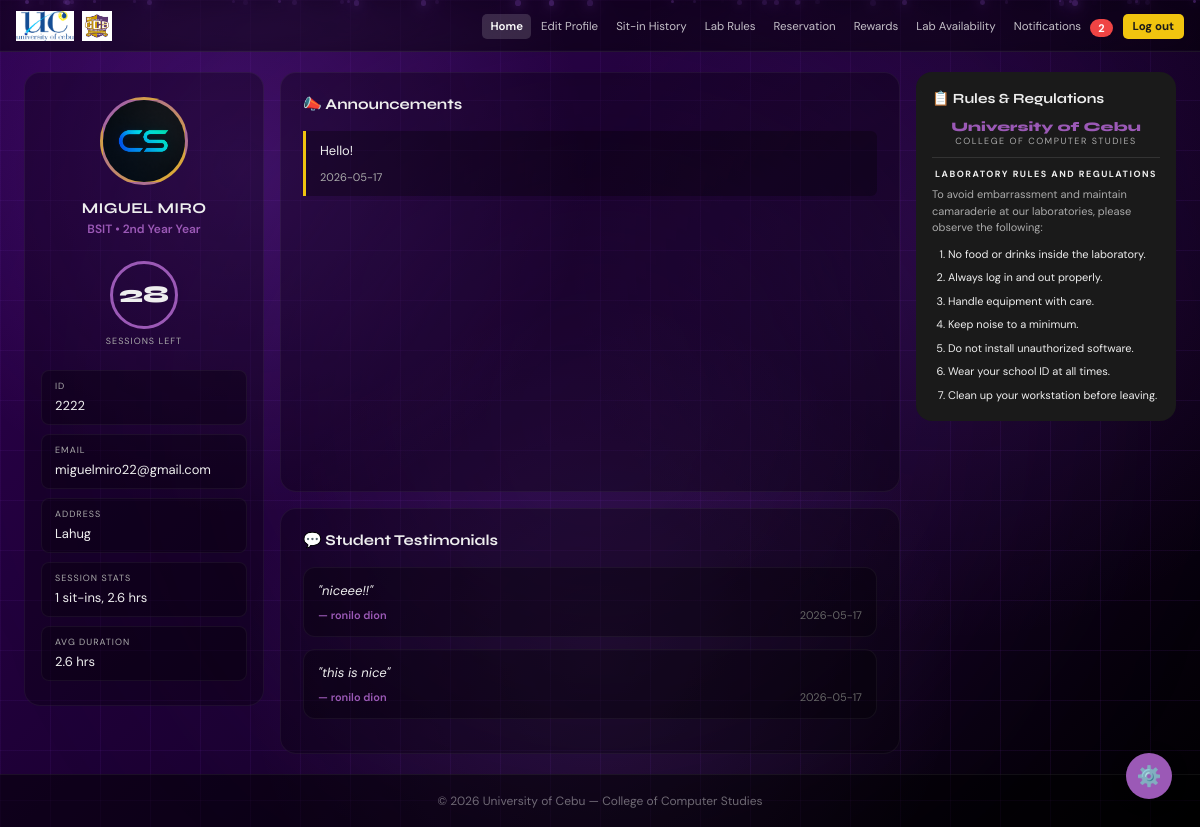
/student (signed in), run on an earlier commit of the app's database.
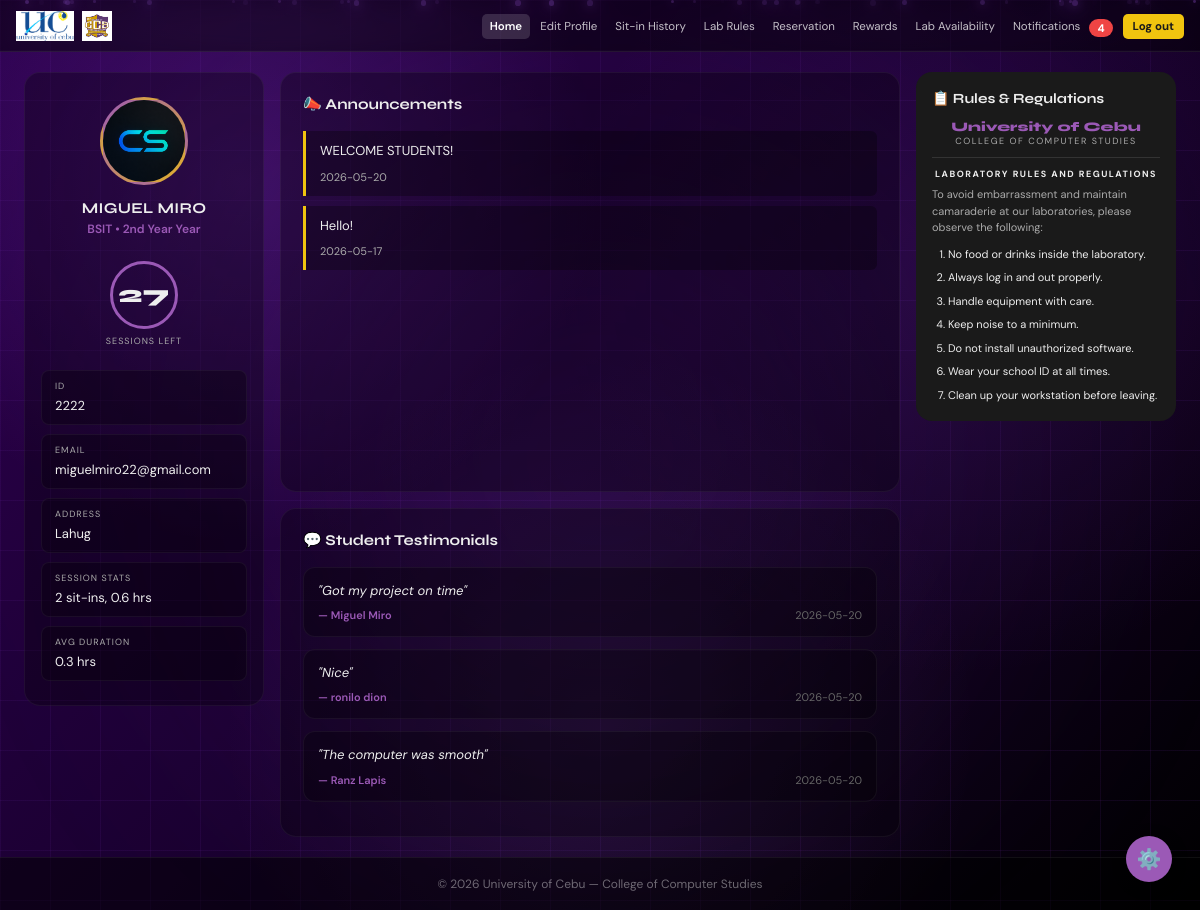
And on a later commit of the database.
### tables this page shows
CREATE TABLE users (
        id INTEGER PRIMARY KEY AUTOINCREMENT,
        idnum TEXT NOT NULL UNIQUE,
        lastname TEXT NOT NULL,
        firstname TEXT NOT NULL,
        midname TEXT,
        email TEXT NOT NULL UNIQUE,
        course TEXT NOT NULL,
        level TEXT NOT NULL,
        address TEXT NOT NULL,
        password TEXT NOT NULL,
        sessions INTEGER NOT NULL DEFAULT 30,
        photo TEXT DEFAULT NULL
    );

CREATE TABLE announcements (
        id INTEGER PRIMARY KEY AUTOINCREMENT,
        content TEXT NOT NULL,
        date TEXT NOT NULL DEFAULT (DATE('now'))
    );

CREATE TABLE feedback (
        id INTEGER PRIMARY KEY AUTOINCREMENT,
        idnum TEXT NOT NULL,
        name TEXT NOT NULL,
        message TEXT NOT NULL,
        lab TEXT,
        date TEXT NOT NULL DEFAULT (DATE('now'))
    , pc_id INTEGER);

CREATE TABLE lab_rules (
        id INTEGER PRIMARY KEY AUTOINCREMENT,
        rule TEXT NOT NULL,
        created TEXT NOT NULL DEFAULT (DATE('now'))
    );

### app.py (the view)
@app.route('/student')
def student_home():
    if not student_required():
        return redirect(url_for('login'))
    conn = get_db()
    student = conn.execute('SELECT * FROM users WHERE id=?', (session['user_id'],)).fetchone()
    stats = conn.execute('''SELECT COUNT(*) as total,
                            SUM((julianday(time_out||':00') - julianday(time_in||':00'))*24) as hours
                            FROM sitin_reports WHERE idnum=? AND time_in!="" AND time_out!=""''',
                         (student['idnum'],)).fetchone()
    total_sessions = stats['total'] or 0
    total_hours = round(stats['hours'] or 0, 2)
    avg_duration = round(total_hours / total_sessions, 2) if total_sessions else 0
    announcements = conn.execute('SELECT * FROM announcements ORDER BY id DESC').fetchall()
    lab_rules = conn.execute('SELECT * FROM lab_rules ORDER BY id').fetchall()
    testimonials = conn.execute('SELECT * FROM feedback ORDER BY id DESC LIMIT 5').fetchall()
    conn.close()
    return render_template('student/home.html',
                           student=student,
                           announcements=announcements,
                           lab_rules=lab_rules,
                           testimonials=testimonials,
                           total_sessions=total_sessions,
                           total_hours=total_hours,
                           avg_duration=avg_duration)

### app.py (called while the page is built, shortened)
def get_db():
    conn = sqlite3.connect(os.path.join(BASE_DIR, 'database.db'))
    conn.row_factory = sqlite3.Row
    return conn

@app.before_request
def csrf_protect():
    if 'csrf_token' not in session:
        session['csrf_token'] = secrets.token_hex(16)
    if request.method == "POST":
        token = session.get('csrf_token', '')
        form_token = request.form.get('csrf_token', '')
        if not token or token != form_token:
            flash('Invalid request. Please try again.', 'error')
            return redirect(request.url)

@app.context_processor
def inject_unread_count():
    if 'user_id' in session and session.get('role') == 'student':
        conn = get_db()
        count = conn.execute('''
            SELECT COUNT(*) FROM notifications
            WHERE is_read = 0 AND (idnum = ? OR idnum = 'global')
        ''', (session['user_idnum'],)).fetchone()[0]
        conn.close()
        return dict(unread_count=count)

def student_required():
    return 'user_id' in session and session.get('role') == 'student'

### templates/student/home.html (shortened to what this page needs)
<!DOCTYPE html>
<html lang="en" data-theme="dark">
<head>
  <link rel="stylesheet" href="{{ url_for('static', filename='style.css') }}" />
  <link href="https://cdnjs.cloudflare.com/ajax/libs/toastr.js/latest/toastr.min.css" rel="stylesheet"/>
</head>
<body>
  <nav>
    <div class="nav-left">
      <img src="{{ url_for('static', filename='uclogo.png') }}" alt="UC" class="nav-logo" />
      <img src="{{ url_for('static', filename='ccsmainlogo.png') }}" alt="CCS" class="nav-logo" />
    </div>
    <ul class="nav-links">
      <li><a href="{{ url_for('student_home') }}" class="active">Home</a></li>
      <li><a href="{{ url_for('student_profile') }}">Edit Profile</a></li>
      <li><a href="{{ url_for('student_history') }}">Sit-in History</a></li>
      <li><a href="{{ url_for('student_labrules') }}">Lab Rules</a></li>
      <li><a href="{{ url_for('student_reservation') }}">Reservation</a></li>
      <li><a href="{{ url_for('student_rewards') }}">Rewards</a></li>
      <li><a href="{{ url_for('student_lab_availability') }}">Lab Availability</a></li>
      <li>
        <a href="{{ url_for('student_notifications') }}">
          Notifications
          {% if unread_count > 0 %}
            <span class="notification-badge">{{ unread_count }}</span>
          {% endif %}
        </a>
      </li>
      <li><a href="{{ url_for('logout') }}" class="btn-nav-logout">Log out</a></li>
    </ul>
  </nav>
  <main>
    <div class="home-grid">
      <div class="profile-card">
        <div class="profile-avatar">
          {% if student['photo'] %}
            <img src="{{ url_for('static', filename='uploads/' + student['photo']) }}" alt="Photo" />
          {% else %}
            {{ student['firstname'][0] }}{{ student['lastname'][0] }}
          {% endif %}
        </div>
        <p class="profile-name">{{ student['firstname'].upper() }} {{ student['lastname'].upper() }}</p>
        <p class="profile-sub">{{ student['course'] }} &bull; {{ student['level'] }} Year</p>
        <div class="sessions-badge"><span class="num">{{ student['sessions'] }}</span></div>
        <p class="sessions-label">Sessions Left</p>
        <div class="info-row"><span class="lbl">ID</span><span class="val">{{ student['idnum'] }}</span></div>
        <div class="info-row"><span class="lbl">Email</span><span class="val">{{ student['email'] }}</span></div>
        <div class="info-row"><span class="lbl">Address</span><span class="val">{{ student['address'] }}</span></div>
        <div class="info-row"><span class="lbl">Session Stats</span><span class="val">{{ total_sessions }} sit-ins, {{ total_hours }} hrs</span></div>
        <div class="info-row"><span class="lbl">Avg Duration</span><span class="val">{{ avg_duration }} hrs</span></div>
      </div>
      <div class="center-column">
        <div class="announce-card">
          <h2>📣 Announcements</h2>
          {% if announcements %}
            {% for a in announcements %}
            <div class="announce-item">
              <p class="ann-text">{{ a['content'] }}</p>
              <span class="ann-date">{{ a['date'] }}</span>
            </div>
            {% endfor %}
          {% else %}
            <div class="no-announce">No announcements yet.</div>
          {% endif %}
        </div>
        {% if testimonials %}
        <div class="testimonials-card">
          <h2>💬 Student Testimonials</h2>
          {% for t in testimonials %}
          <div class="testimonial-item">
            <p class="testimonial-text">"{{ t['message'] }}"</p>
            <div class="testimonial-author">
              <span>— {{ t['name'] }}</span>
              <span style="color: #666; font-weight: normal;">{{ t['date'] }}</span>
            </div>
          </div>
          {% endfor %}
        </div>
        {% endif %}
      </div>
      <div class="rules-card">
        <p class="rules-card-title">📋 Rules &amp; Regulations</p>
        <div class="rules-uc"><p class="uc-name">University of Cebu</p><p class="uc-dept">College of Computer Studies</p></div>
        <p class="rules-reg-title">Laboratory Rules and Regulations</p>
        <p class="rules-intro">To avoid embarrassment and maintain camaraderie at our laboratories, please observe the following:</p>
        <ol>
          {% for r in lab_rules %}<li>{{ r['rule'] }}</li>{% else %}<li>No rules posted yet.</li>{% endfor %}
        </ol>
      </div>
    </div>
  </main>
  <footer>&copy; 2026 University of Cebu — College of Computer Studies</footer>
</body>
</html>

### templates/student/home.html (style rules this page uses)
body { margin: 0; }
.home-grid { display: grid; grid-template-columns: 240px 1fr 260px; gap: 16px; padding: 20px 24px; max-width: 1280px; margin: 0 auto; align-items: start; box-sizing: border-box; }
.profile-card { background: var(--glass); border: 1px solid var(--glass-border); border-radius: 16px; padding: 24px 16px; display: flex; flex-direction: column; align-items: center; gap: 4px; }
.profile-avatar { width: 88px; height: 88px; border-radius: 50%; background: linear-gradient(135deg, var(--purple), var(--gold)); display: flex; align-items: center; justify-content: center; font-size: 26px; font-weight: 800; color: #fff; font-family: 'Syne', sans-serif; overflow: hidden; margin-bottom: 10px; border: 3px solid var(--purple-light); }
.profile-avatar img { width:100%; height:100%; object-fit:cover; }
.profile-name { font-family: 'Syne', sans-serif; font-size: 15px; font-weight: 700; color: var(--text); text-align: center; letter-spacing: 0.3px; }
.profile-sub { font-size: 12px; color: var(--purple); margin-bottom: 14px; font-weight: 600; }
.sessions-badge { width: 68px; height: 68px; border-radius: 50%; border: 3px solid var(--purple); display: flex; align-items: center; justify-content: center; margin: 6px 0 2px; }
.sessions-badge .num { font-family: 'Syne', sans-serif; font-size: 24px; font-weight: 800; color: var(--text); line-height: 1; }
.sessions-label { font-size: 9px; color: var(--muted); letter-spacing: 1px; text-transform: uppercase; margin-bottom: 14px; }
.info-row { width: 100%; background: var(--glass); border: 1px solid var(--glass-border); border-radius: 8px; padding: 9px 13px; margin-top: 5px; }
.info-row .lbl { font-size: 9px; color: var(--muted); text-transform: uppercase; letter-spacing: 1px; display: block; margin-bottom: 2px; }
.info-row .val { font-size: 13px; color: var(--text); }
.announce-card { background: var(--glass); border: 1px solid var(--glass-border); border-radius: 16px; padding: 22px; min-height: 420px; }
.announce-card h2 { font-family: 'Syne', sans-serif; font-size: 15px; font-weight: 700; color: var(--text); margin: 0 0 18px 0; display: flex; align-items: center; gap: 8px; }
.announce-item { border-left: 3px solid var(--gold); padding: 10px 14px; margin-bottom: 10px; background: var(--glass); border-radius: 0 6px 6px 0; }
.announce-item .ann-text { font-size: 13px; color: var(--text); margin: 0 0 4px 0; line-height: 1.5; }
.announce-item .ann-date { font-size: 11px; color: var(--muted); }
.testimonials-card { background: var(--glass); border: 1px solid var(--glass-border); border-radius: 16px; padding: 22px; margin-top: 16px; }
.testimonials-card h2 { font-family: 'Syne', sans-serif; font-size: 15px; font-weight: 700; color: var(--text); margin: 0 0 18px 0; display: flex; align-items: center; gap: 8px; }
.testimonial-item { background: var(--glass); border-radius: 12px; padding: 14px; margin-bottom: 12px; border: 1px solid var(--glass-border); }
.testimonial-text { font-size: 13px; color: var(--text); font-style: italic; margin-bottom: 8px; line-height: 1.4; }
.testimonial-author { font-size: 11px; color: var(--purple); font-weight: 600; display: flex; justify-content: space-between; }
.rules-card { background: var(--white); border-radius: 16px; padding: 18px 16px; color: var(--text); }
.rules-card-title { font-family: 'Syne', sans-serif; font-size: 14px; font-weight: 700; color: var(--text); margin: 0 0 12px 0; display: flex; align-items: center; gap: 6px; }
.rules-uc { text-align: center; border-bottom: 1px solid var(--border); padding-bottom: 10px; margin-bottom: 10px; }
.rules-uc .uc-name { font-family: 'Syne', sans-serif; font-size: 13px; font-weight: 800; color: var(--purple); }
.rules-uc .uc-dept { font-size: 9px; color: var(--muted); letter-spacing: 1.5px; text-transform: uppercase; }
.rules-reg-title { font-size: 9px; font-weight: 700; letter-spacing: 1.5px; text-transform: uppercase; color: var(--text); text-align: center; margin-bottom: 6px; }
.rules-intro { font-size: 11px; color: var(--muted); margin-bottom: 10px; line-height: 1.5; }
.rules-card ol { padding-left: 16px; margin: 0; display: flex; flex-direction: column; gap: 7px; }
.rules-card ol li { font-size: 11px; color: var(--text); line-height: 1.5; }
.notification-badge { background-color: #ef4444; color: white; border-radius: 20px; padding: 2px 8px; font-size: 11px; font-weight: bold; margin-left: 6px; display: inline-block; vertical-align: middle; }

What changed in the data, as far as the page shows it:
removed feedback: message "niceee!!", name "ronilo dion", date "2026-05-17"
removed feedback: message "this is nice", name "ronilo dion", date "2026-05-17"
changed users "MIGUEL": sessions "28" → "27"
added announcements: content "WELCOME STUDENTS!", date "2026-05-20"
added feedback: message "Got my project on time", name "Miguel Miro", date "2026-05-20"
added feedback: message "Nice", name "ronilo dion", date "2026-05-20"
added feedback: message "The computer was smooth", name "Ranz Lapis", date "2026-05-20"
Also different on the page:
{{ unread_count }}: "2" → "4"
{{ total_sessions }}: "1" → "2"
{{ total_hours }}: "2.6" → "0.6"
{{ avg_duration }}: "2.6" → "0.3"
